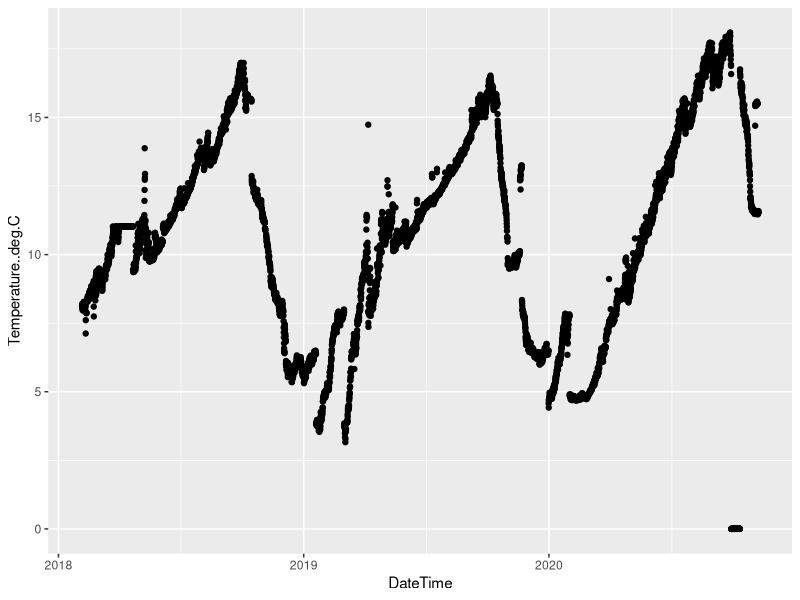
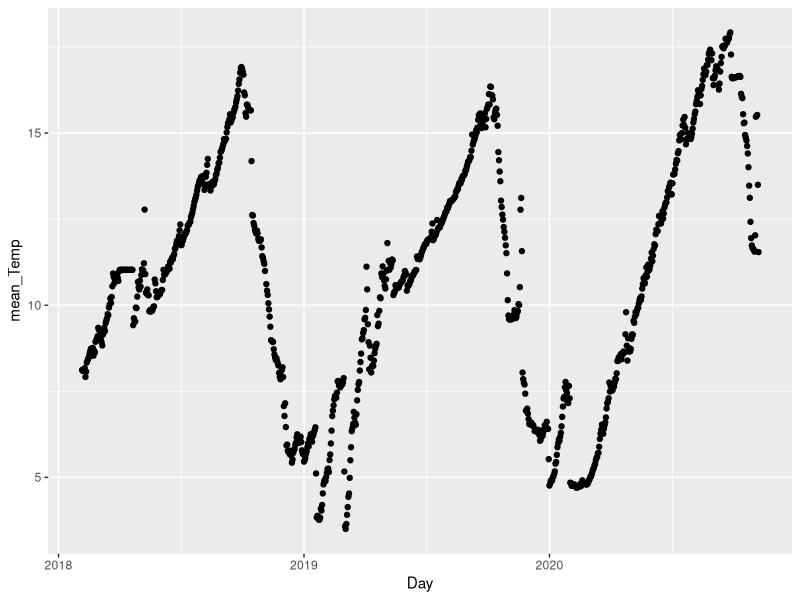
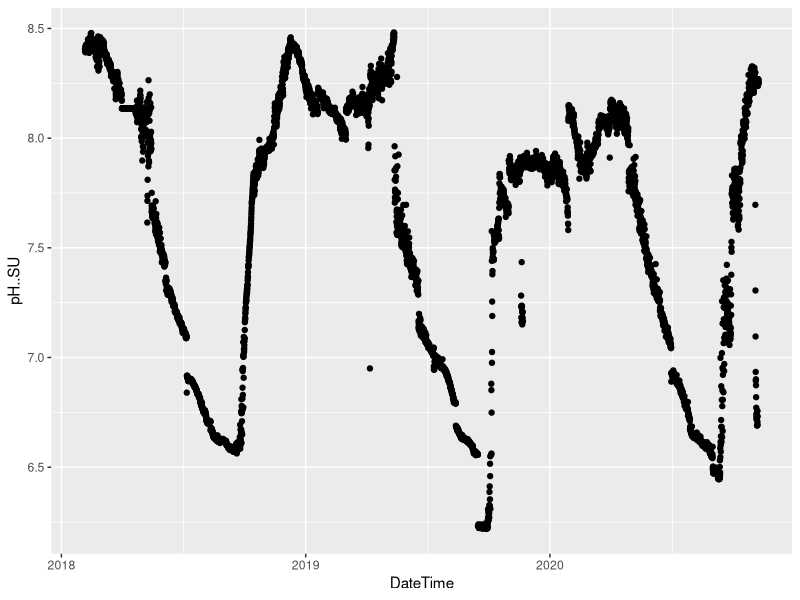
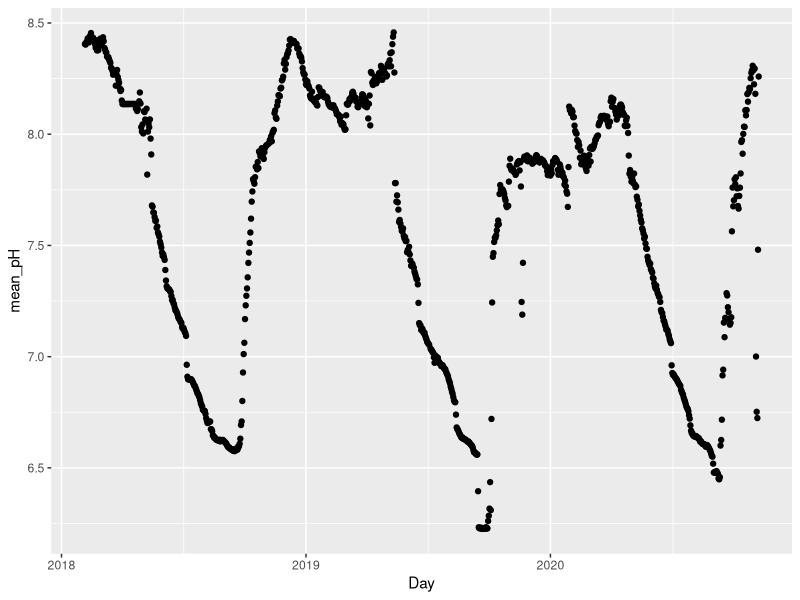
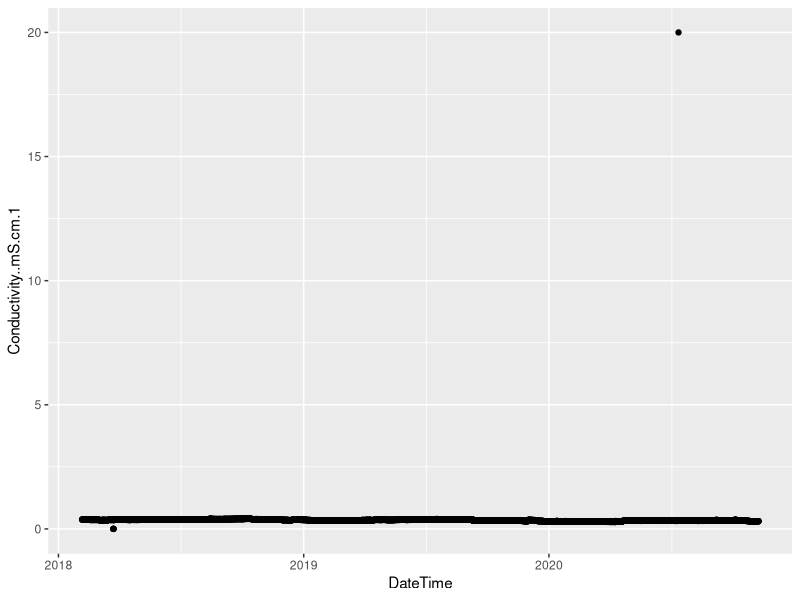
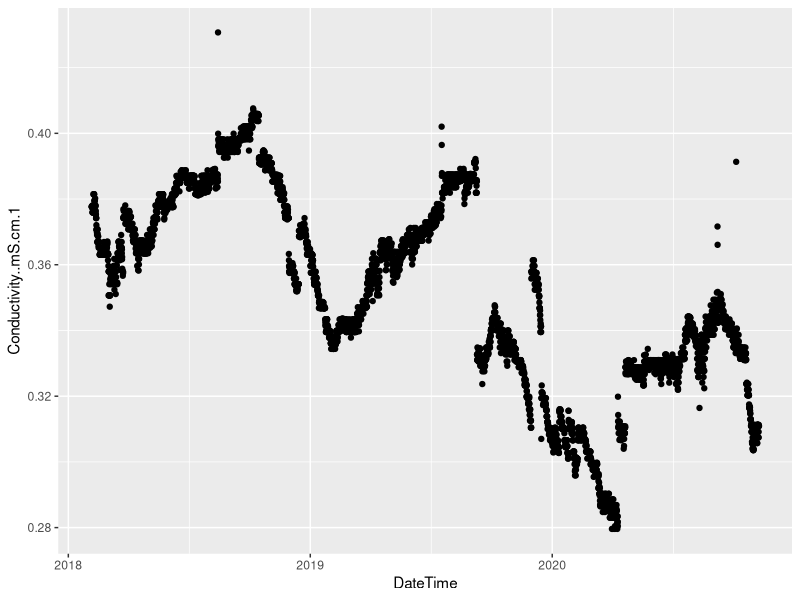
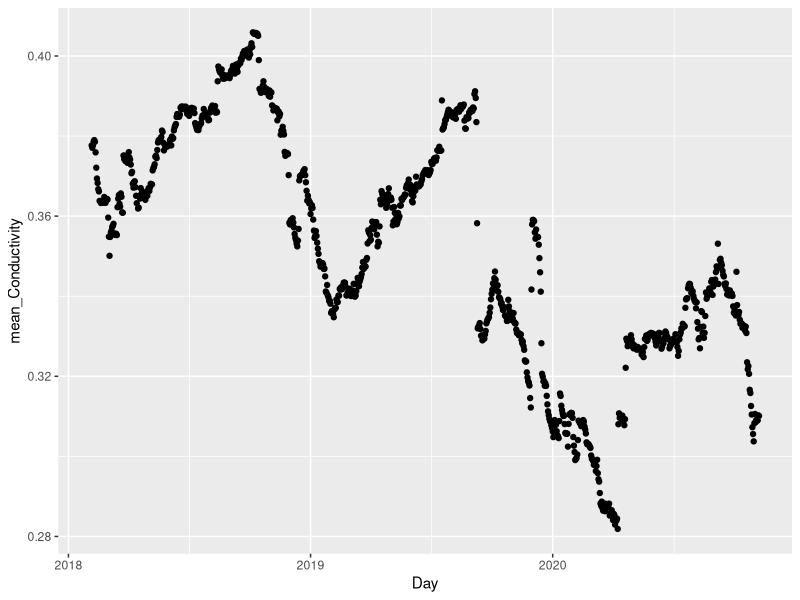
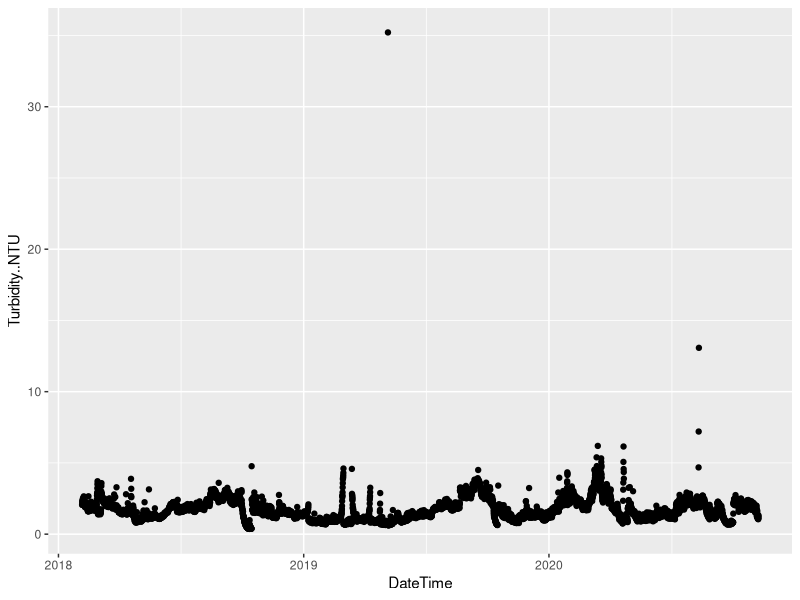

The R source for these figures, in order: (Note: this script raises an error after producing the figures.)
## ---- chunk 1
knitr::opts_chunk$set(echo = TRUE)
## ---- chunk 2
library(dplyr)
library(tidyr)

# Match dates in alkalinity and hardness data
alk <- read.csv("RWAR_alkalinity.csv")
hardness <- read.csv("RWAR_hardness.csv")

# split DateStamp into day and time
alk_new <- separate(alk, col = DateStamp, into = c("Date", "Time"), sep = " ") |>
  select(-c("Time")) |>
  rename(alkalinity = Alkalinity..mg.L)
hardness_new <- separate(hardness, col = DateStamp, into = c("Date", "Time"), sep = " ") |>
  select(-c("Time")) |>
  rename(hardness = Hardness..mg.L)

# merge by Date
merged <- merge(alk_new, hardness_new, by="Date")

summary(merged) # Both alkalinity and hardness have zero-values (no data)

merged_clean1 <- merged[(merged$alkalinity != 0) & (merged$hardness != 0),] # remove

summary(merged_clean1) # no zero values, still a very large alkalinity value

tail(sort(merged_clean1$alkalinity)) # two significant outliers (equipment likely)

merged_clean2 <- merged[merged$alkalinity < 876, ] # remove outliers

summary(merged_clean2) # successfully removed zero values and outliers

## ---- chunk 3
# output merged data to CSV (run after processing)

library(readr)
write_csv(merged_clean2, "alkalinity_hardness_cleaned.csv")

## ---- chunk 4

library(lubridate)
library(ggplot2)
library(zoo)
library(purrr)


## Import data, convert timestamp
rwar <- read.csv("RWAR_turb_cond_counts_pH_temp.csv")
rwar2 <- rwar |> mutate(DateTime = mdy_hm(rwar$Timestamp))
summary(rwar2)


## Temperature Data
# Plot
ggplot(rwar2) + geom_point(aes(x=DateTime, y=Temperature..deg.C))
# Find region of approx. zero temperature (outliers), set to NA
# Interpolate between nearest non-NA temperatures where temp is NA
rwar2_temp <- rwar2 |>
  select(c("DateTime", Temperature..deg.C)) |>
  mutate(temp_cleaned = ifelse(Temperature..deg.C < 1, NA, Temperature..deg.C)) |>
  mutate(temp_interp = na.approx(temp_cleaned, na.rm = FALSE))
# Average by day
rwar2_temp_daily <- rwar2_temp |>
  mutate(Day=date(DateTime)) |>
  group_by(Day) |>
  summarise(mean_Temp = mean(temp_interp))
ggplot(rwar2_temp_daily) + geom_point(aes(x=Day, y=mean_Temp))


## pH Data
# Plot
ggplot(rwar2) + geom_point(aes(x=DateTime, y=pH..SU))
# Does not seem like there are huge outliers, so average by day
rwar2_pH_daily <- rwar2 |>
  select(c("DateTime", pH..SU)) |>
  mutate(Day=date(DateTime)) |>
  group_by(Day) |>
  summarise(mean_pH = mean(pH..SU))
ggplot(rwar2_pH_daily) + geom_point(aes(x=Day, y=mean_pH))


## Conductivity Data
# Plot
ggplot(rwar2) + geom_point(aes(x=DateTime, y=Conductivity..mS.cm.1))
# Remove obvious outliers (only a few measurements; does not remove full days)
rwar2_cond <- rwar2 |> 
  select(c("DateTime", Conductivity..mS.cm.1)) |>
  filter(Conductivity..mS.cm.1 < 2 & Conductivity..mS.cm.1 > 0.2)
ggplot(rwar2_cond) + geom_point(aes(x=DateTime, y=Conductivity..mS.cm.1))
# Average by Day
rwar2_cond_daily <- rwar2_cond |>
  mutate(Day=date(DateTime)) |>
  group_by(Day) |>
  summarise(mean_Conductivity = mean(Conductivity..mS.cm.1))
ggplot(rwar2_cond_daily) + geom_point(aes(x=Day, y=mean_Conductivity))


## Turbidity Data
# Plot
ggplot(rwar2) + geom_point(aes(x=DateTime, y=Turbidity..NTU))
# Remove obvious outliers (only a few measurements; does not remove full days)
# Main obvious outliers are in mid 2019 and 2020, and are all above 7 NTU
rwar2_turb <- rwar2 |> 
  select(c("DateTime", Turbidity..NTU)) |>
  filter(Turbidity..NTU < 7)
ggplot(rwar2_turb) + geom_point(aes(x=DateTime, y=Turbidity..NTU))
# Average by Day
rwar2_turb_daily <- rwar2_turb |>
  mutate(Day=date(DateTime)) |>
  group_by(Day) |>
  summarise(mean_Turbidity = mean(Turbidity..NTU))
ggplot(rwar2_turb_daily) + geom_point(aes(x=Day, y=mean_Turbidity))

## Merge daily temp, pH, conductivity, turbidity

list_daily_data <- list(rwar2_temp_daily,
                        rwar2_pH_daily, 
                        rwar2_cond_daily,
                        rwar2_turb_daily)
merged_daily_data <- list_daily_data |>
  reduce(full_join, by = "Day") |>
  rename(Timestamp = Day)

## ---- chunk 5
## Export CSV of cleaned raw water data

#write_csv(merged_daily_data, )
## ---- chunk 6
# Merge dosing data to this data. Have significant overlap
dosing <- read.csv("CoagulantDoses_2017-20.csv") |>
  rename(Timestamp = Date) |> 
  mutate(Timestamp = mdy(dosing$Timestamp))

RWAR_dosing_cleaned <- inner_join(dosing, merged_daily_data)
summary(RWAR_dosing_cleaned) #can export to csv with same name

## ---- chunk 7
water_lm <- lm(Ferric.chloride..mg.L ~ ., 
               data=RWAR_dosing_cleaned |> select(-c(Timestamp, Cationic.Polimer..mg.L)))
summary(water_lm)

## ---- chunk 8
data <- read.csv("RWAR_dosing_cleaned.csv")
lagged_data <- data |>
  mutate(Temp_lag1 = lag(mean_Temp, 1), 
         Temp_lag2 = lag(mean_Temp, 2),
         pH_lag1 = lag(mean_pH, 1),
         pH_lag2 = lag(mean_pH, 2),
         Cond_lag1 = lag(mean_Conductivity, 1),
         Cond_lag2 = lag(mean_Conductivity, 2),
         Turb_lag1 = lag(mean_Turbidity, 1),
         Turb_lag2 = lag(mean_Turbidity, 2))
# Temp
lagged_data$Temp_lag1[1] <- lagged_data$Temp_lag1[2]
lagged_data$Temp_lag2[1:2] <- lagged_data$Temp_lag2[3]
# pH
lagged_data$pH_lag1[1] <- lagged_data$pH_lag1[2]
lagged_data$pH_lag2[1:2] <- lagged_data$pH_lag2[3]
# Conductivity
lagged_data$Cond_lag1[1] <- lagged_data$Cond_lag1[2]
lagged_data$Cond_lag2[1:2] <- lagged_data$Cond_lag2[3]
# Turbidity
lagged_data$Turb_lag1[1] <- lagged_data$Turb_lag1[2]
lagged_data$Turb_lag2[1:2] <- lagged_data$Turb_lag2[3]


lm_fit <- lm(Ferric.chloride..mg.L ~ ., data=lagged_data |> select(-c(Timestamp)))
summary(lm_fit)

